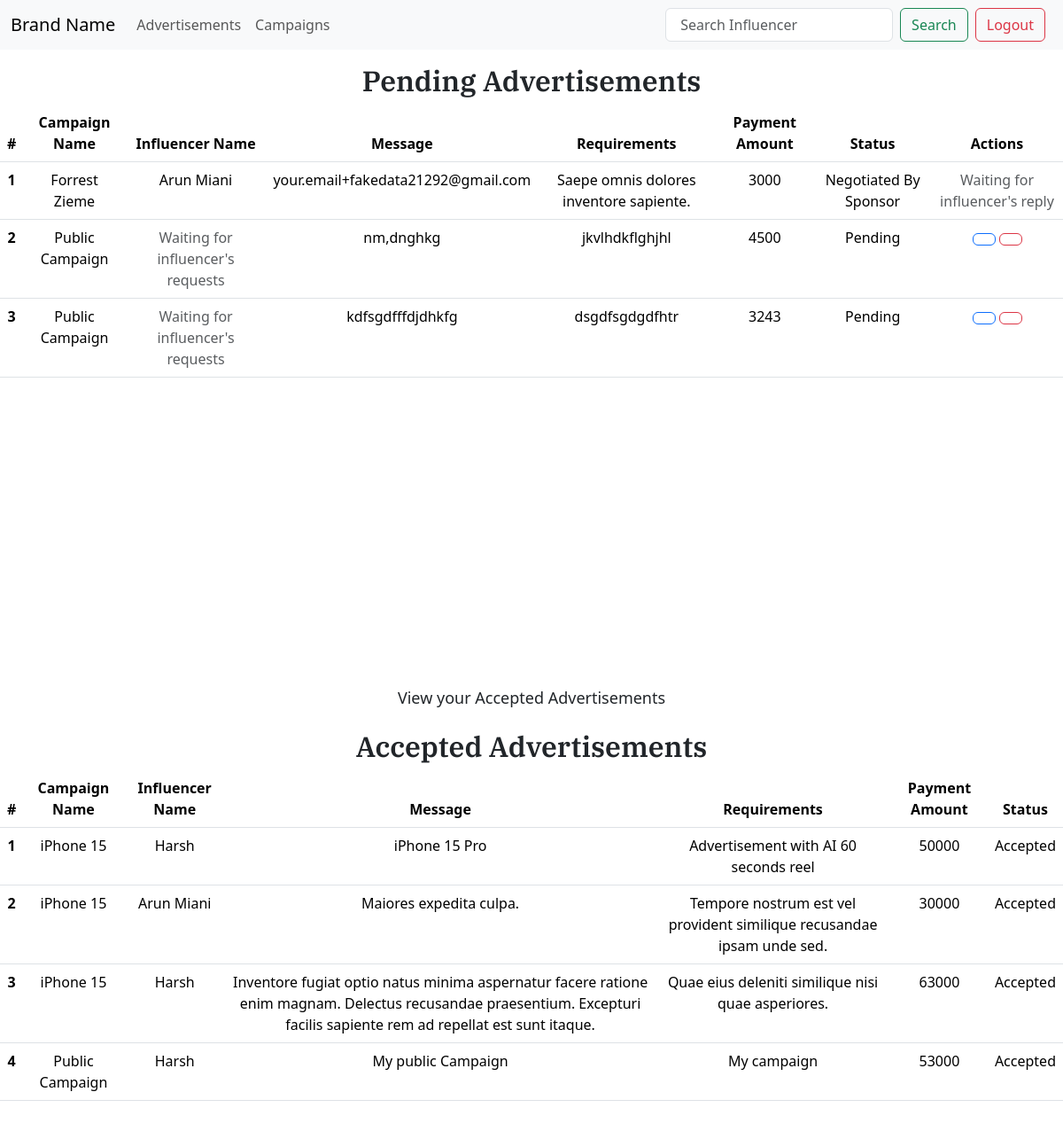
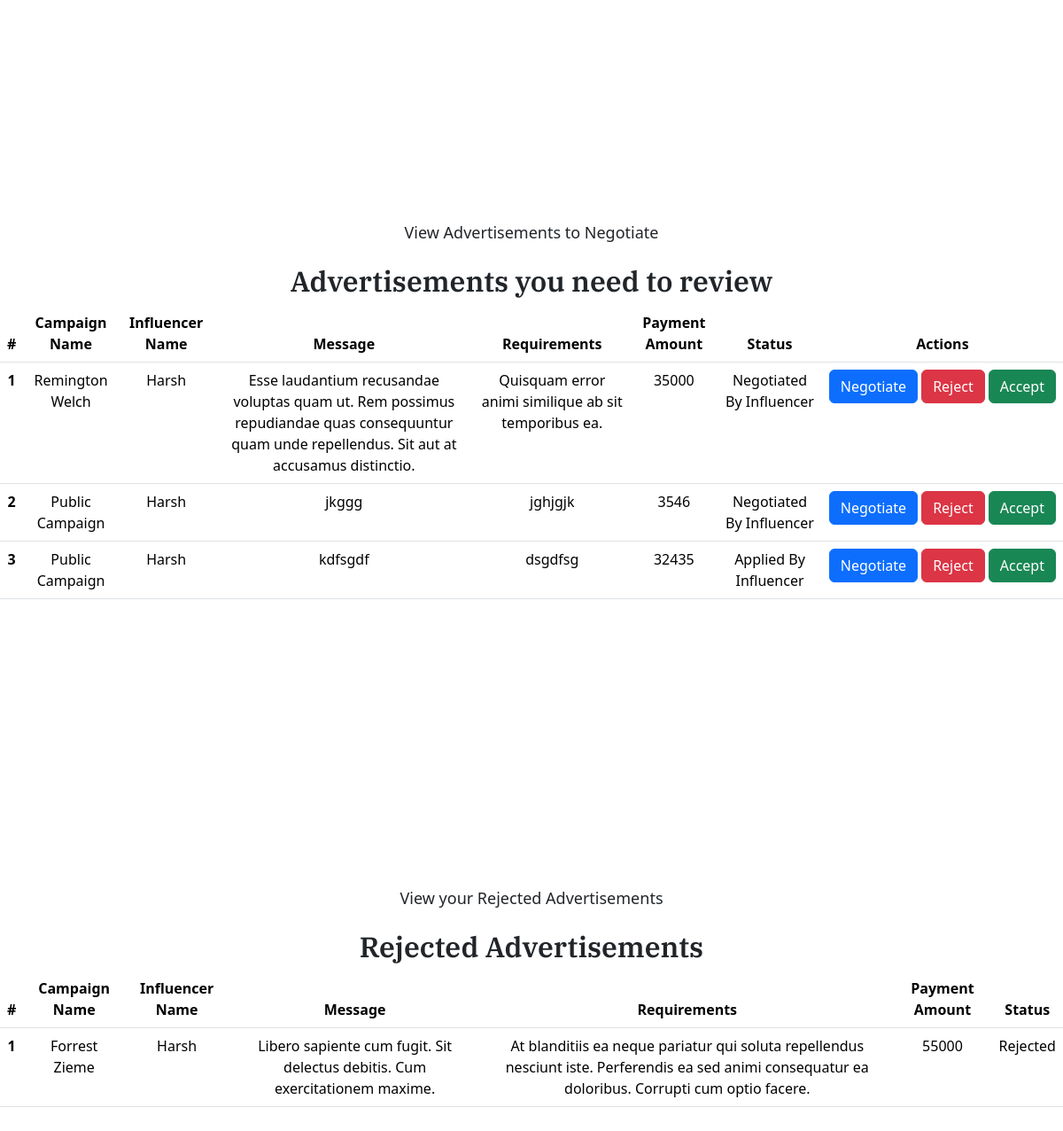
The app's page /advertisements (signed in) with its own data (2 pictures, top to bottom).
### models/advertisements.py (models this page shows)
class Advertisement(db.Model):
    __tablename__ = "advertisement"
    id = db.Column(db.Integer, primary_key=True, nullable=False)
    influencer_id = db.Column(
        db.Integer, db.ForeignKey("influencer.id"), nullable=False
    )
    campaign_id = db.Column(db.Integer, db.ForeignKey("campaign.id"), nullable=False)
    messages = db.Column(db.String(255), nullable=False)
    requirements = db.Column(db.String(255), nullable=False)
    payment_amount = db.Column(db.Integer, nullable=False)
    flagged = db.Column(db.Boolean, default=False)
    status = db.Column(db.String(255))

### models/campaigns.py (models this page shows)
class Campaign(db.Model):
    id = db.Column(db.Integer, primary_key=True, autoincrement=True)
    name = db.Column(db.String(255), nullable=False)
    description = db.Column(db.String(255), nullable=False)
    start_date = db.Column(db.DateTime, nullable=False)
    end_date = db.Column(db.DateTime, nullable=False)
    budget = db.Column(db.Integer, nullable=False)
    visibility = db.Column(db.String(10), default="private")
    goals = db.Column(db.Integer, nullable=False)
    advertisements = db.relationship("Advertisement", backref="campaign")
    sponsor_id = db.Column(db.Integer, db.ForeignKey("sponsor.id"), nullable=False)
    flagged = db.Column(db.Boolean, default=False)

### models/influencers.py (models this page shows)
class Influencer(db.Model):
    __tablename__ = "influencer"
    id = db.Column(db.Integer, primary_key=True, autoincrement=True, nullable=True)
    name = db.Column(db.String(255), nullable=False)
    bio = db.Column(db.String(255), nullable=False)
    category_id = db.Column(db.Integer, db.ForeignKey("category.id"), nullable=False)
    reach = db.Column(db.Integer, nullable=False)
    niche = db.Column(db.String(255), nullable=False)
    advertisements = db.relationship("Advertisement", backref="influencer")

### routes/advertisement_route.py (the view)
@app.route("/advertisements")
def advertisements_index():
    if not current_user.is_authenticated:
        return redirect("/")
    advertisements = Advertisements.Advertisement.query.all()
    advertisements = [
        a for a in advertisements if a.campaign.sponsor_id == current_user.id
    ]
    pending_advertisements = [
        a
        for a in advertisements
        if a.status != "accepted"
        and a.status != "rejected"
        and not "Influencer".lower() in a.status.lower()
    ]
    rejected_advertisements = [a for a in advertisements if a.status == "rejected"]
    accepted_advertisements = [a for a in advertisements if a.status == "accepted"]
    review_negotiation_advertisements = [
        a for a in advertisements if "Influencer" in a.status
    ]
    message = None
    if "message" in request.args:
        message = request.args["message"]
    if current_user.role == "sponsor":
        return render_template(
            "sponsor/advertisements/index.html",
            role="sponsor",
            pending_advertisements=pending_advertisements,
            review_negotiation_advertisements=review_negotiation_advertisements,
            rejected_advertisements=rejected_advertisements,
            accepted_advertisements=accepted_advertisements,
            message=message,
        )
    return render_template("")

### app.py (called while the page is built)
@login_manager.user_loader
def load_user(user_id):
    return users.Users.query.get(user_id)

### templates/sponsor/advertisements/index.html (shortened to what this page needs)
{% extends "layout/base.html" %} {% block body %}
<main id="snap-container">
  <section id="pending_advertisements" class="scroll-section">
    <h2 class="font-serif text-center mt-3 font-bold">
      Pending Advertisements
    </h2>
    {% if pending_advertisements|length == 0 %}
    <div class="h-full d-flex align-items-center justify-content-center">
      <span class="font-varela font-bold text-center fs-3"
        >Nothing to display yet.</span
      >
    </div>
    {% else %}
    <table class="table">
      <thead>
        <tr>
          <th scope="col" class="text-center">#</th>
          <th scope="col" class="text-center">Campaign Name</th>
          <th scope="col" class="text-center">Influencer Name</th>
          <th scope="col" class="text-center">Message</th>
          <th scope="col" class="text-center">Requirements</th>
          <th scope="col" class="text-center">Payment Amount</th>
          <th scope="col" class="text-center">Status</th>
          <th scope="col" class="text-center">Actions</th>
        </tr>
      </thead>
      <tbody>
        {% for ad in pending_advertisements %}
        <tr>
          <th class="text-center" scope="row">{{ loop.index }}</th>
          <td class="text-center">{{ ad.campaign.name }}</td>
          <td class="text-center {% if not ad.influencer.name %} text-muted {% endif %}">{% if not ad.influencer.name %}Waiting for influencer's requests {% else %}{{ ad.influencer.name }}{% endif %}</td>
          <td class="text-center">{{ ad.messages }}</td>
          <td class="text-center">{{ ad.requirements }}</td>
          <td class="text-center">{{ ad.payment_amount }}</td>
          <td class="text-center text-capitalize">{{ ad.status }}</td>
          <td class="text-center">
            {% if "Negotiated" in ad.status %}
            <span class="text-muted">Waiting for influencer's reply</span>
            {%else%}
            <div class="d-flex align-items-center justify-content-center gap-1">
              <a href="/advertisements/{{ ad.id }}">
                <ion-icon
                  name="create-outline"
                  style="font-size: 24px"
                  class="btn btn-outline-primary"
                ></ion-icon>
              </a>
              <a href="/advertisements/{{ ad.id }}/delete">
                <ion-icon
                  name="trash-outline"
                  style="font-size: 24px"
                  class="btn btn-outline-danger"
                ></ion-icon>
              </a>
            </div>
            {%endif%}
          </td>
        </tr>
        {% endfor %}
      </tbody>
    </table>
    {% endif %}
    <div class="scroll-down-button">
      View your Accepted Advertisements
    </div>
  </section>
  <section id="accepted" class="scroll-section">
    <h2 class="font-serif text-center mt-3 font-bold">
      Accepted Advertisements
    </h2>
    {% if accepted_advertisements|length == 0 %}
    <div class="h-full d-flex align-items-center justify-content-center">
      <span class="font-varela font-bold text-center fs-3"
        >Nothing to display yet.</span
      >
    </div>
    {% else %}
    <table class="table">
      <thead>
        <tr>
          <th scope="col" class="text-center">#</th>
          <th scope="col" class="text-center">Campaign Name</th>
          <th scope="col" class="text-center">Influencer Name</th>
          <th scope="col" class="text-center">Message</th>
          <th scope="col" class="text-center">Requirements</th>
          <th scope="col" class="text-center">Payment Amount</th>
          <th scope="col" class="text-center">Status</th>
        </tr>
      </thead>
      <tbody>
        {% for ad in accepted_advertisements %}
        <tr>
          <th class="text-center" scope="row">{{ loop.index }}</th>
          <td class="text-center">{{ ad.campaign.name }}</td>
          <td class="text-center">{{ ad.influencer.name }}</td>
          <td class="text-center">{{ ad.messages }}</td>
          <td class="text-center">{{ ad.requirements }}</td>
          <td class="text-center">{{ ad.payment_amount }}</td>
          <td class="text-center text-capitalize">{{ ad.status }}</td>
        </tr>
        {% endfor %}
      </tbody>
    </table>
    {% endif %}
    <div class="scroll-down-button">
      View Advertisements to Negotiate
    </div>
  </section>
  <section id="negotiate" class="scroll-section">
    <h2 class="font-serif text-center mt-3 font-bold">
      Advertisements you need to review
    </h2>
    {% if review_negotiation_advertisements|length == 0 %}
    <div class="h-full d-flex align-items-center justify-content-center">
      <span class="font-varela font-bold text-center fs-3"
        >Nothing to display yet.</span
      >
    </div>
    {% else %}
    <table class="table">
      <thead>
        <tr>
          <th scope="col" class="text-center">#</th>
          <th scope="col" class="text-center">Campaign Name</th>
          <th scope="col" class="text-center">Influencer Name</th>
          <th scope="col" class="text-center">Message</th>
          <th scope="col" class="text-center">Requirements</th>
          <th scope="col" class="text-center">Payment Amount</th>
          <th scope="col" class="text-center">Status</th>
          <th scope="col" class="text-center">Actions</th>
        </tr>
      </thead>
      <tbody>
        {% for ad in review_negotiation_advertisements %}
        <tr>
          <th class="text-center" scope="row">{{ loop.index }}</th>
          <td class="text-center">{{ ad.campaign.name }}</td>
          <td class="text-center">{{ ad.influencer.name }}</td>
          <td class="text-center">{{ ad.messages }}</td>
          <td class="text-center">{{ ad.requirements }}</td>
          <td class="text-center">{{ ad.payment_amount }}</td>
          <td class="text-center text-capitalize">{{ ad.status }}</td>
          <td>
            <div class="d-flex align-items-center justify-content-center gap-1">
              <div
                class="btn btn-primary"
                data-bs-toggle="modal"
                data-bs-target="#negotiateModal{{ad.id}}"
              >
                Negotiate
              </div>
              <div
                class="btn btn-danger"
                data-bs-toggle="modal"
                data-bs-target="#rejectModal{{ad.id}}"
              >
                Reject
              </div>
              <div
                class="btn btn-success"
                data-bs-toggle="modal"
                data-bs-target="#acceptModal{{ad.id}}"
              >
                Accept
              </div>
            </div>
          </td>
        </tr>
        {% endfor %}
      </tbody>
    </table>
    {% endif %}
    <div class="scroll-down-button">
      View your Rejected Advertisements
    </div>
  </section>
  <section id="rejected" class="scroll-section">
    <h2 class="font-serif text-center mt-3 font-bold">
      Rejected Advertisements
    </h2>
    {% if rejected_advertisements|length == 0 %}
    <div class="h-full d-flex align-items-center justify-content-center">
      <span class="font-varela font-bold text-center fs-3"
        >Nothing to display yet.</span
      >
    </div>
    {% else %}
    <table class="table">
      <thead>
        <tr>
          <th scope="col" class="text-center">#</th>
          <th scope="col" class="text-center">Campaign Name</th>
          <th scope="col" class="text-center">Influencer Name</th>
          <th scope="col" class="text-center">Message</th>
          <th scope="col" class="text-center">Requirements</th>
          <th scope="col" class="text-center">Payment Amount</th>
          <th scope="col" class="text-center">Status</th>
        </tr>
      </thead>
      <tbody>
        {% for ad in rejected_advertisements %}
        <tr>
          <th class="text-center" scope="row">{{ loop.index }}</th>
          <td class="text-center">{{ ad.campaign.name }}</td>
          <td class="text-center">{{ ad.influencer.name }}</td>
          <td class="text-center">{{ ad.messages }}</td>
          <td class="text-center">{{ ad.requirements }}</td>
          <td class="text-center">{{ ad.payment_amount }}</td>
          <td class="text-center text-capitalize">{{ ad.status }}</td>
        </tr>
        {% endfor %}
      </tbody>
    </table>
    {% endif %}
  </section>
</main>
{% endblock %}

### static/base.css (style rules this page uses)
body, html { scroll-snap-type: y mandatory; scroll-padding-top: 65px; }
.font-bold { font-weight: 600; }
.font-serif { font-family: "IBM Plex Serif", serif; }
.scroll-section { height: calc(100vh - 65px); scroll-snap-align: start; scroll-snap-stop: normal; position: relative; }
.scroll-down-button { position: absolute; bottom: 0; width: 100%; display: flex; justify-content: center; align-items: center; flex-direction: column; font-weight: 500; font-size: 18px; padding-bottom: 6px; margin: 0px; margin-left: 0; margin-right: 0; }
tr { max-height: 50px; min-height: 50px; overflow: hidden; }
td { max-height: 50px; overflow: auto; }

### records on screen
Advertisement: campaign.name "Forrest Zieme", influencer.name "Arun Miani", messages "your.email+fakedata21292@gmail.com", requirements "Saepe omnis dolores inventore sapiente.", payment_amount "3000", status "Negotiated By Sponsor", shows "Waiting for influencer's reply"
Advertisement: campaign.name "Public Campaign", shows "Waiting for influencer's requests", messages "nm,dnghkg", requirements "jkvlhdkflghjhl", payment_amount "4500", status "Pending"
Advertisement: campaign.name "Public Campaign", shows "Waiting for influencer's requests", messages "kdfsgdfffdjdhkfg", requirements "dsgdfsgdgdfhtr", payment_amount "3243", status "Pending"
Advertisement: campaign.name "iPhone 15", influencer.name "Harsh", messages "iPhone 15 Pro", requirements "Advertisement with AI 60 seconds reel", payment_amount "50000", status "Accepted"
Advertisement: campaign.name "iPhone 15", influencer.name "Arun Miani", messages "Maiores expedita culpa.", requirements "Tempore nostrum est vel provident similique recusandae ipsam unde sed.", payment_amount "30000", status "Accepted"
Advertisement: campaign.name "iPhone 15", influencer.name "Harsh", messages "Inventore fugiat optio natus minima aspernatur facere ratione enim magnam. Delectus recusandae praesentium. Excepturi facilis sapiente rem ad repellat est sunt itaque.", requirements "Quae eius deleniti similique nisi quae asperiores.", payment_amount "63000", status "Accepted"
Advertisement: campaign.name "Public Campaign", influencer.name "Harsh", messages "My public Campaign", requirements "My campaign", payment_amount "53000", status "Accepted"
Advertisement: campaign.name "Remington Welch", influencer.name "Harsh", messages "Esse laudantium recusandae voluptas quam ut. Rem possimus repudiandae quas consequuntur quam unde repellendus. Sit aut at accusamus distinctio.", requirements "Quisquam error animi similique ab sit temporibus ea.", payment_amount "35000", status "Negotiated By Influencer"
Advertisement: campaign.name "Public Campaign", influencer.name "Harsh", messages "jkggg", requirements "jghjgjk", payment_amount "3546", status "Negotiated By Influencer"
Advertisement: campaign.name "Public Campaign", influencer.name "Harsh", messages "kdfsgdf", requirements "dsgdfsg", payment_amount "32435", status "Applied By Influencer"
Advertisement: campaign.name "Forrest Zieme", influencer.name "Harsh", messages "Libero sapiente cum fugit. Sit delectus debitis. Cum exercitationem maxime.", requirements "At blanditiis ea neque pariatur qui soluta repellendus nesciunt iste. Perferendis ea sed animi consequatur ea doloribus. Corrupti cum optio facere.", payment_amount "55000", status "Rejected"
